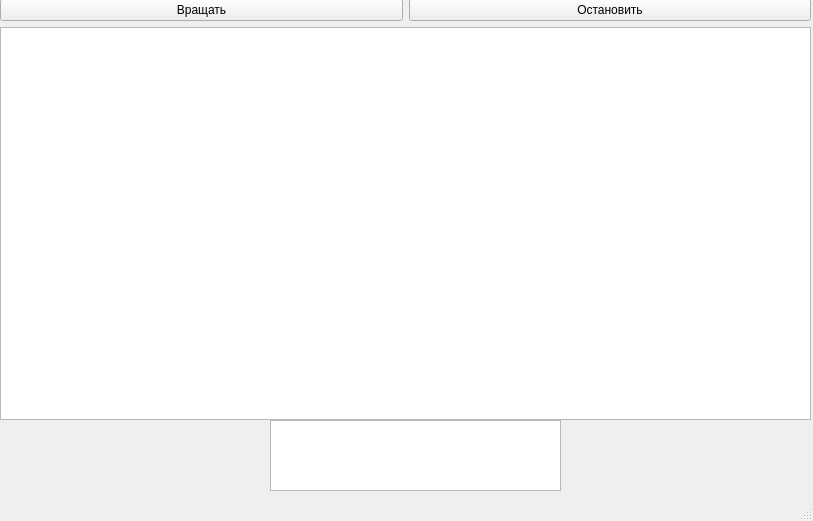
<?xml version="1.0" encoding="UTF-8"?>
<ui version="4.0">
 <class>MainWindow</class>
 <widget class="QMainWindow" name="MainWindow">
  <property name="geometry">
   <rect>
    <x>0</x>
    <y>0</y>
    <width>813</width>
    <height>521</height>
   </rect>
  </property>
  <property name="windowTitle">
   <string>MainWindow</string>
  </property>
  <widget class="QWidget" name="centralwidget">
   <widget class="QWidget" name="gridLayoutWidget">
    <property name="geometry">
     <rect>
      <x>0</x>
      <y>-1</y>
      <width>811</width>
      <height>421</height>
     </rect>
    </property>
    <layout class="QGridLayout" name="gridLayout">
     <item row="2" column="0" colspan="2">
      <widget class="QGraphicsView" name="graphicsView"/>
     </item>
     <item row="0" column="1">
      <widget class="QPushButton" name="pushButton_2">
       <property name="text">
        <string>Остановить</string>
       </property>
      </widget>
     </item>
     <item row="0" column="0">
      <widget class="QPushButton" name="pushButton">
       <property name="text">
        <string>Вращать</string>
       </property>
      </widget>
     </item>
    </layout>
   </widget>
   <widget class="QTextBrowser" name="textBrowser">
    <property name="geometry">
     <rect>
      <x>270</x>
      <y>420</y>
      <width>291</width>
      <height>71</height>
     </rect>
    </property>
   </widget>
  </widget>
  <widget class="QMenuBar" name="menubar">
   <property name="geometry">
    <rect>
     <x>0</x>
     <y>0</y>
     <width>813</width>
     <height>17</height>
    </rect>
   </property>
  </widget>
  <widget class="QStatusBar" name="statusbar"/>
 </widget>
 <resources/>
 <connections/>
</ui>
